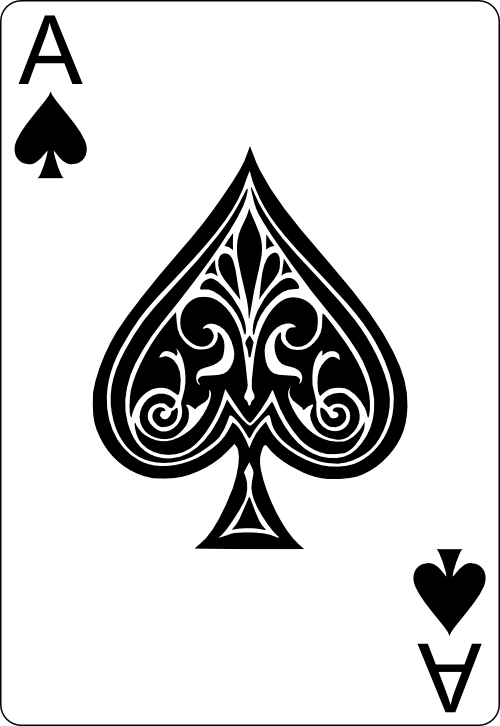
#> input picture bot/PNG-cards-1.3/ace_of_spades.png, 500 x 726 px
$ python filetest.py
#> lines starting #> are read from the running program, lines starting #| are printed output that depends on the picture
from pathlib import Path
from PIL import Image, ImageDraw

# Adjust this if your path is different
CARDS_DIR = Path(__file__).resolve().parent / "bot" / "PNG-cards-1.3"

# Use an existing card to detect size
sample_card = CARDS_DIR / "ace_of_spades.png"  # any card works
if not sample_card.exists():
    raise FileNotFoundError(f"Sample card not found: {sample_card}")

card_img = Image.open(sample_card).convert("RGBA")
#> card_img is the input picture: PIL image 500x726 RGBA; mean R, G, B, A 209.9, 209.9, 209.9, 254.7
w, h = card_img.size
#> w = 500; h = 726

# Create back image
back = Image.new("RGBA", (w, h), (181, 180, 141, 255))  # dark blue background
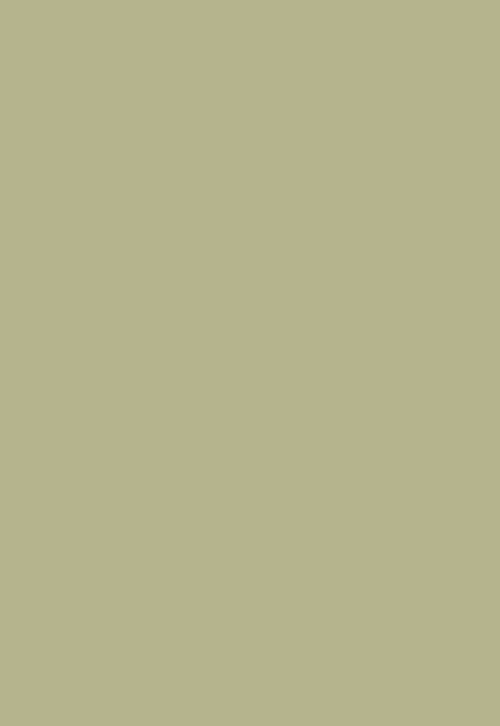
#> back: PIL image 500x726 RGBA; mean R, G, B, A 181, 180, 141, 255
draw = ImageDraw.Draw(back)

# Border
margin = 8
draw.rectangle(
    [margin, margin, w - margin - 1, h - margin - 1],
    outline=(230, 230, 230, 255),
    width=3,
)

# Inner rounded rectangle
inner_margin = 20
draw.rounded_rectangle(
    [inner_margin, inner_margin, w - inner_margin - 1, h - inner_margin - 1],
    radius=20,
    outline=(200, 200, 200, 255),
    width=2,
    fill=(201, 48, 48, 255),
)

# Simple diamond pattern
step = 18
for y in range(inner_margin + step // 2, h - inner_margin, step):
    for x in range(inner_margin + step // 2, w - inner_margin, step):
        draw.ellipse(
            [x - 4, y - 4, x + 4, y + 4],
            fill=(255, 255, 255, 255),
        )

out_path = CARDS_DIR / "back.png"
back.save(out_path)
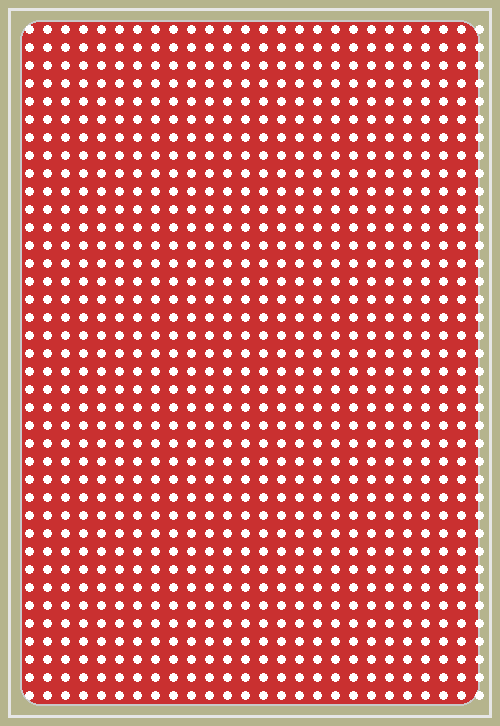
#> saved as back.png: PIL image 500x726 RGBA; mean R, G, B, A 208.3, 102, 97.7, 255
print(f"Saved card back to {out_path}")
